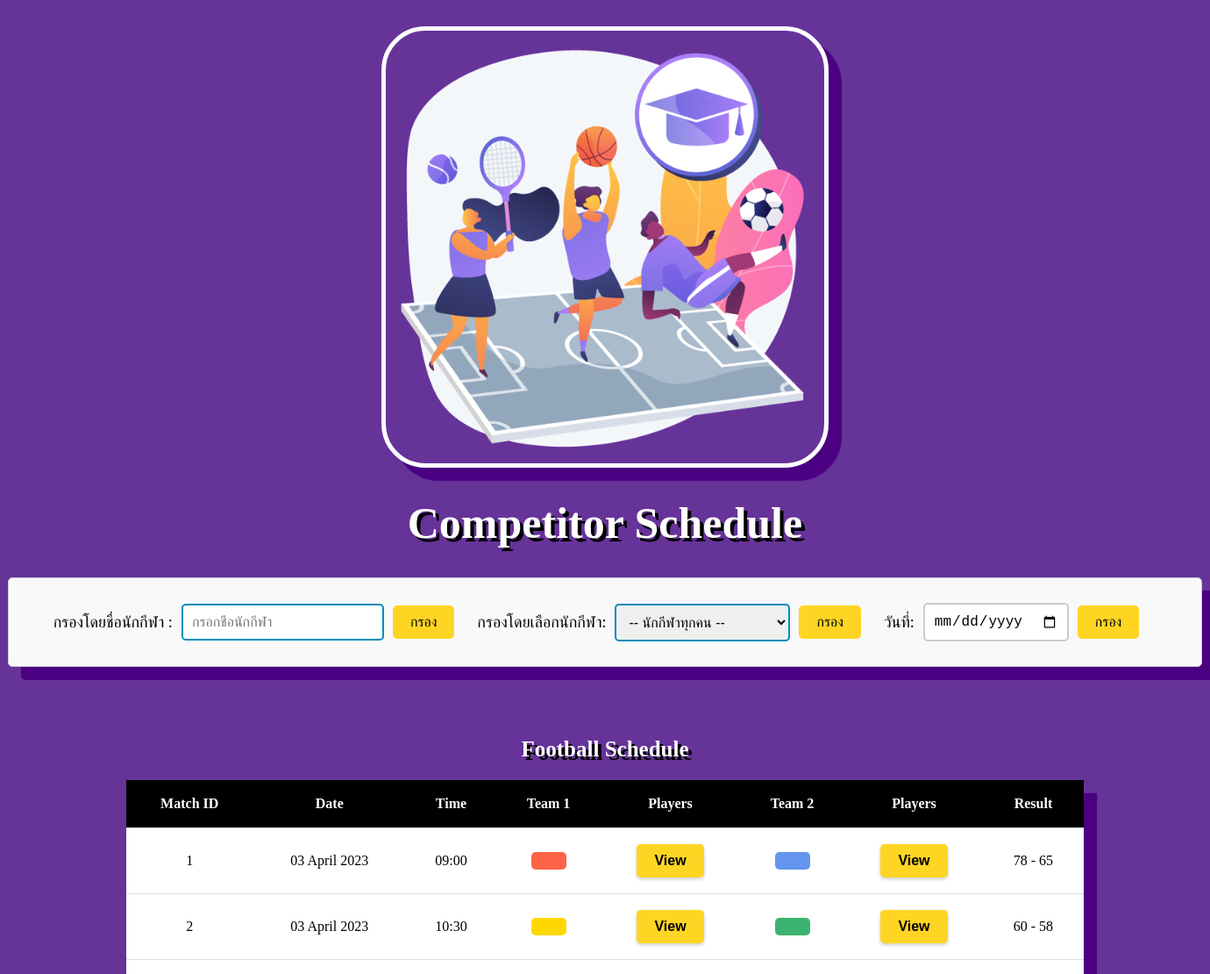
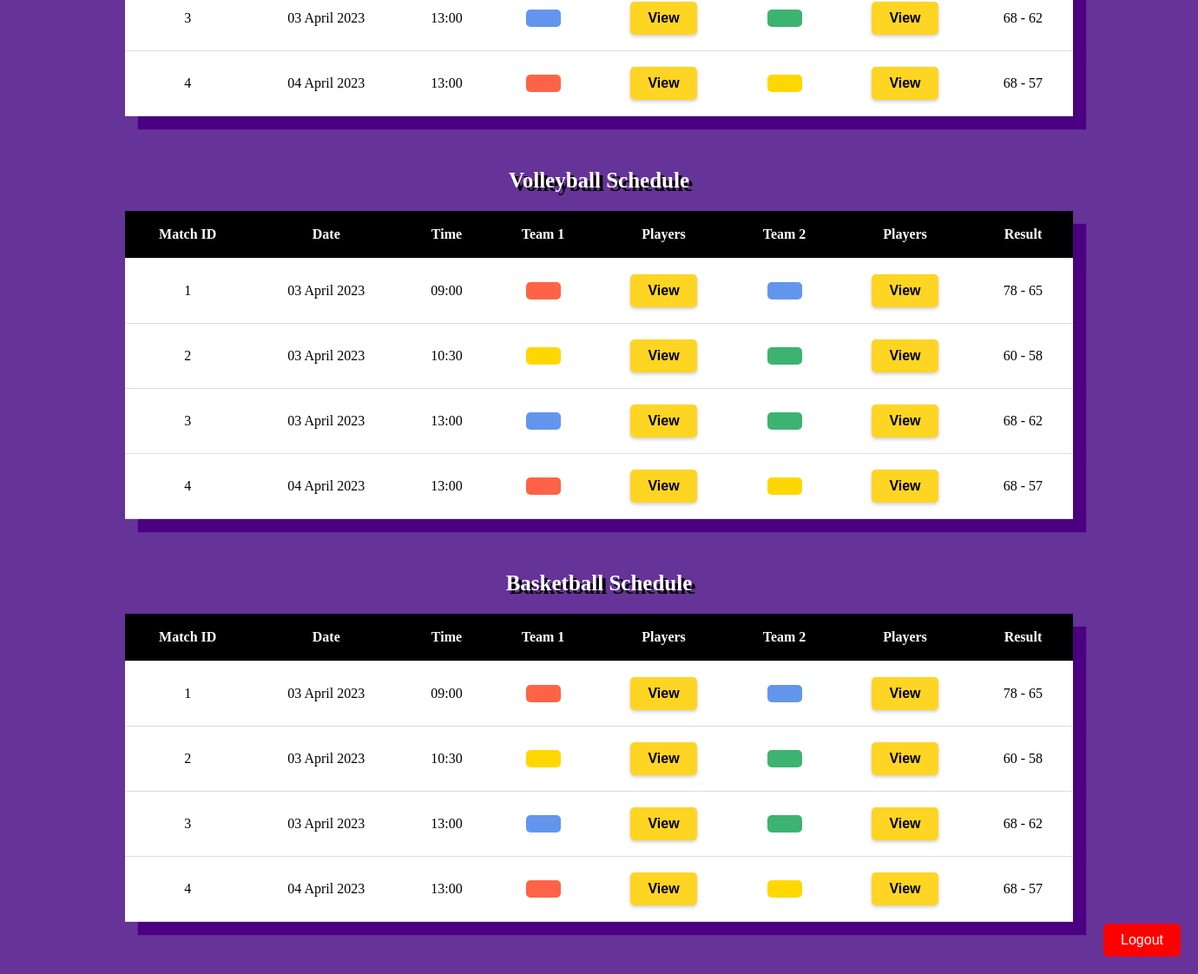
The app's page /code/competitor.php (signed in) with its own data (2 pictures, top to bottom).
### tables this page shows
CREATE TABLE `matches` (
  `match_id` int(11) NOT NULL,
  `date` date NOT NULL,
  `time` time NOT NULL,
  `team_1` int(11) NOT NULL,
  `team_2` int(11) NOT NULL,
  `result` varchar(20) NOT NULL
);

CREATE TABLE `teams` (
  `team_id` int(11) NOT NULL,
  `team_name` varchar(50) NOT NULL
);

### code/script.php (the view, shortened to what this page needs)
<?php
  function displayMatches($result, $title) {
    echo "<h2 style='text-align: center; color:white; font-size:25px; font-family:verdana; text-shadow: 4px 4px black;'>$title</h2>";
    echo "<table>";
    echo "<tr><th>Match ID</th><th>Date</th><th>Time</th><th>Team 1</th><th>Players</th><th>Team 2</th><th>Players</th><th>Result</th></tr>";
    while ($row = mysqli_fetch_assoc($result)) {
        echo "<tr>";
        echo "<td>" . $row['match_id'] . "</td>";
        echo "<td>" . date("d F Y", strtotime($row['date'])) . "</td>";
        echo "<td>" . date("H:i", strtotime($row['time'])) . "</td>";
        echo "<td>" . " <span class='color-square' style='background-color:" . getTeamColor($row['team1_name']) . ";'></span></td>";
        echo "<td><button class='players-button' onclick=\"showTeamPlayers('" . $row['team1_players'] . "')\">View</button></td>";
        echo "<td>" . " <span class='color-square' style='background-color:" . getTeamColor($row['team2_name']) . ";'></span></td>";
        echo "<td><button class='players-button' onclick=\"showTeamPlayers('" . $row['team2_players'] . "')\">View</button></td>";
        echo "<td>" . $row['result'] . "</td>";
        echo "</tr>";
    }
    echo "</table>";
    }
    function getTeamColor($team_name) {
      switch ($team_name) {
        case "Red":
          return "Tomato";
        case "Blue":
          return "CornflowerBlue";
        case "Yellow":
          return "Gold";
        case "Green":
          return "MediumSeaGreen";
      }
    }
    ?>

### code/competitor.php (shortened to what this page needs)
<?php
    include("script.php");
$servername = "localhost";
$username = "root";
$password = "";
$dbname = "football_tournament";
$conn_football = mysqli_connect($servername, $username, $password, $dbname);
$player_filter = isset($_GET['player_filter']) ? $_GET['player_filter'] : '';
$date_filter = isset($_GET['date_filter']) ? $_GET['date_filter'] : '';
$sql_football = "SELECT matches.match_id, matches.date, matches.time, team1.team_name AS team1_name, team2.team_name AS team2_name, matches.result,
                    GROUP_CONCAT(DISTINCT player1.player_name SEPARATOR ', ') AS team1_players,
                    GROUP_CONCAT(DISTINCT player2.player_name SEPARATOR ', ') AS team2_players
                    FROM matches
                    INNER JOIN teams AS team1 ON matches.team_1 = team1.team_id
                    INNER JOIN teams AS team2 ON matches.team_2 = team2.team_id
                    INNER JOIN players AS player1 ON matches.team_1 = player1.team_id
                    INNER JOIN players AS player2 ON matches.team_2 = player2.team_id";
    $sql_football .= " GROUP BY matches.match_id
                        ORDER BY matches.date, matches.time;";
$result_football = mysqli_query($conn_football, $sql_football);
$conn_volleyball = mysqli_connect($servername, $username, $password, "volleyball_tournament");
$sql_volleyball = "SELECT matches.match_id, matches.date, matches.time, team1.team_name AS team1_name, team2.team_name AS team2_name, matches.result,
                    GROUP_CONCAT(DISTINCT player1.player_name SEPARATOR ', ') AS team1_players,
                    GROUP_CONCAT(DISTINCT player2.player_name SEPARATOR ', ') AS team2_players
                    FROM matches
                    INNER JOIN teams AS team1 ON matches.team_1 = team1.team_id
                    INNER JOIN teams AS team2 ON matches.team_2 = team2.team_id
                    INNER JOIN players AS player1 ON matches.team_1 = player1.team_id
                    INNER JOIN players AS player2 ON matches.team_2 = player2.team_id";
    $sql_volleyball .= " GROUP BY matches.match_id
                        ORDER BY matches.date, matches.time;";
$result_volleyball = mysqli_query($conn_volleyball, $sql_volleyball);
$conn_basketball = mysqli_connect($servername, $username, $password, "basketball_tournament");
$sql_basketball = "SELECT matches.match_id, matches.date, matches.time, team1.team_name AS team1_name, team2.team_name AS team2_name, matches.result,
                    GROUP_CONCAT(DISTINCT player1.player_name SEPARATOR ', ') AS team1_players,
                    GROUP_CONCAT(DISTINCT player2.player_name SEPARATOR ', ') AS team2_players
                    FROM matches
                    INNER JOIN teams AS team1 ON matches.team_1 = team1.team_id
                    INNER JOIN teams AS team2 ON matches.team_2 = team2.team_id
                    INNER JOIN players AS player1 ON matches.team_1 = player1.team_id
                    INNER JOIN players AS player2 ON matches.team_2 = player2.team_id";
                        $sql_basketball .= " GROUP BY matches.match_id
                                ORDER BY matches.date, matches.time;";
$result_basketball = mysqli_query($conn_basketball, $sql_basketball);
echo "<img src='sportsday.png' width='500' class='center' vspace='30'>";
echo "<h1 style='text-align: center; color:white; font-size:50px; font-family:verdana; text-shadow: 4px 4px black;'>Competitor Schedule</h1>";
echo "<div class='box_filter'>
      <form method='get' class='filter-form' style='text-align: center;'>
        <label for='player_filter' style='color: black';>กรองโดยชื่อนักกีฬา :</label>
        <input type='text' id='player_filter' name='player_filter' value='$player_filter' placeholder='กรอกชื่อนักกีฬา'>
        <button type='submit'>กรอง</button>
      </form>";
echo "<form method='get' class='filter-form' style='text-align: center;'>
        <label for='player_filter' style='color: black';>กรองโดยเลือกนักกีฬา:</label>
        <select id='player_filter' name='player_filter'>
            <option value=''>-- นักกีฬาทุกคน --</option>";
echo "</select>
<button type='submit'>กรอง</button>
        </form>";
echo "<form method='get' class='filter-form' style='text-align: center;'>
        <label for='date_filter' style='color: black';>วันที่:</label>
        <input type='date' id='date_filter' name='date_filter' value='$date_filter'>
        <button type='submit'>กรอง</button>
      </form>
      </div>";
displayMatches($result_football, "Football Schedule");
?>
<form action="logout.php" method="post">
    <button class="logout-button" type="submit" name="logout">Logout</button>
  </form>
<body style="background-color:RebeccaPurple">
</body>

### code/style.php (style rules this page uses)
img { border-radius: 50px; border: 5px solid white; box-shadow: 15px 15px 1px #4B0082; }
table { margin: auto; border-collapse: collapse; box-shadow: 15px 15px 1px #4B0082; width: 80%; background-color: white; margin-bottom: 60px; }
th, td { padding: 18px; text-align: center; border-bottom: 1px solid #ddd; font-family:verdana; }
th { background-color: black; color: white; }
.players-button { background-color: #FFD524; border: none; color: black; padding: 10px 20px; text-align: center; text-decoration: none; display: inline-block; font-size: 16px; font-weight: bold; border-radius: 5px; box-shadow: 0px 2px 4px rgba(0, 0, 0, 0.2); transition: background-color 0.3s ease; }
select { width: 100%; padding: 12px 20px; margin: 8px 0; display: inline-block; border: 1px solid #ccc; border-radius: 4px; box-sizing: border-box; }
.logout-button { background-color: red; color: white; border: none; padding: 10px 20px; font-size: 16px; border-radius: 5px; position: fixed; bottom: 20px; right: 20px; }
.filter-form { display: flex; flex-wrap: wrap; justify-content: center; align-items: center; margin: 20px 3; }
.filter-form select { width: 200px; font-size: 16px; padding: 10px; border-radius: 5px; border: 2px solid #008CBA; }
.filter-form label { font-size: 18px; margin-right: 10px; }
.filter-form input[type=text] { font-size: 16px; padding: 10px; border-radius: 5px; border: 2px solid #008CBA; }
.filter-form input[type=date] { padding: 10px; border: 2px solid #ccc; border-radius: 5px; font-size: 16px; }
.filter-form button[type=submit] { background-color: #FFD524; color: black; border: none; padding: 10px 20px; border-radius: 5px; margin-left: 10px; margin-right: 20px; font-size: 16px; cursor: pointer; }
div { display: flex; justify-content: center; align-items: center; padding-top: 30px; }
.box_filter { margin-left: auto; margin-right: auto; width: 1300px; height: 40px; top: 10%; left: 50%; text-align: center; padding: 30px; border: 1px solid #ccc; border-radius: 5px; box-shadow: 15px 15px 1px #4B0082; background-color: #f9f9f9; margin-bottom: 80px; }
.center { display: block; margin-left: auto; margin-right: auto; }
.color-square { display: inline-block; height: 20px; width: 40px; background-color: red; border-radius: 5px; }

### records on screen
matches: match_id "1", date "03 April 2023", time "09:00", result "78 - 65"
matches: match_id "2", date "03 April 2023", time "10:30", result "60 - 58"
matches: match_id "3", date "03 April 2023", time "13:00", result "68 - 62"
matches: match_id "4", date "04 April 2023", time "13:00", result "68 - 57"

### other values on screen
$title "Football Schedule Volleyball Schedule Basketball Schedule"
